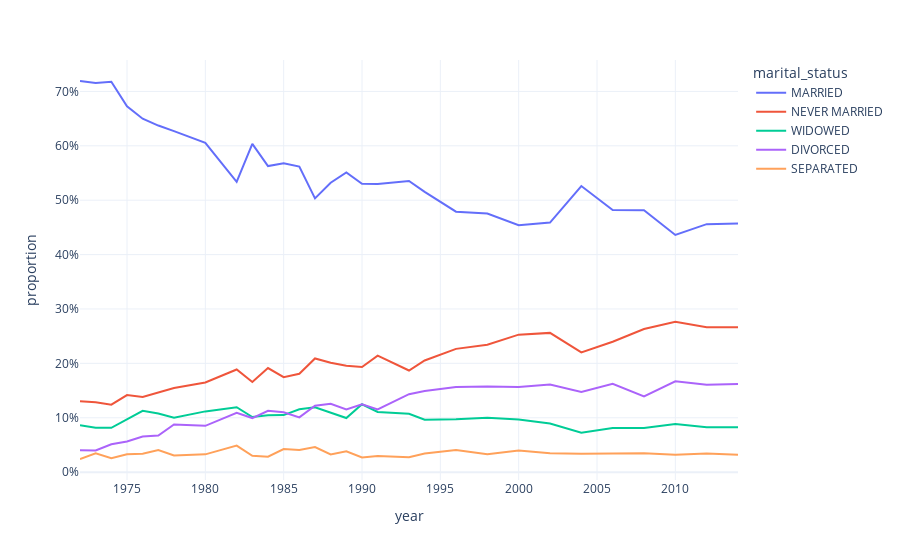

The notebook cell saved with this chart:
### Code cell
# Create a new figure object
fig = px.line(marital_rates,
             x='year',
             y='proportion',
             color='marital_status',
             template='plotly_white')


# Update the y-axis to show percentages
fig.update_yaxes(tickformat=".0%")
# Show the plot
fig.show()

### Figure 1 — Plotly figure (JSON) as saved in the notebook; plotly's stock layout.template omitted (floating-point values rounded to 4 significant figures)
{"data": [{"hovertemplate": "marital_status=MARRIED<br>year=%{x}<br>proportion=%{y}<extra></extra>", "legendgroup": "MARRIED", "line": {"color": "#636efa", "dash": "solid"}, "marker": {"symbol": "circle"}, "mode": "lines", "name": "MARRIED", "orientation": "v", "showlegend": true, "x": [1972, 1973, 1974, 1975, 1976, 1977, 1978, 1980, 1982, 1983, 1984, 1985, 1986, 1987, 1988, 1989, 1990, 1991, 1993, 1994, 1996, 1998, 2000, 2002, 2004, 2006, 2008, 2010, 2012, 2014], "xaxis": "x", "y": [0.7192, 0.7154, 0.7177, 0.6725, 0.6498, 0.6373, 0.627, 0.6056, 0.5339, 0.6035, 0.5628, 0.5678, 0.5619, 0.5033, 0.5321, 0.5511, 0.5303, 0.53, 0.5352, 0.5152, 0.4788, 0.4755, 0.4538, 0.459, 0.526, 0.4818, 0.4817, 0.4361, 0.4559, 0.457], "yaxis": "y", "type": "scatter"}, {"hovertemplate": "marital_status=NEVER MARRIED<br>year=%{x}<br>proportion=%{y}<extra></extra>", "legendgroup": "NEVER MARRIED", "line": {"color": "#EF553B", "dash": "solid"}, "marker": {"symbol": "circle"}, "mode": "lines", "name": "NEVER MARRIED", "orientation": "v", "showlegend": true, "x": [1972, 1973, 1974, 1975, 1976, 1977, 1978, 1980, 1982, 1983, 1984, 1985, 1986, 1987, 1988, 1989, 1990, 1991, 1993, 1994, 1996, 1998, 2000, 2002, 2004, 2006, 2008, 2010, 2012, 2014], "xaxis": "x", "y": [0.1302, 0.1283, 0.124, 0.1416, 0.1381, 0.1471, 0.1548, 0.1649, 0.1887, 0.1657, 0.1914, 0.1747, 0.181, 0.209, 0.2012, 0.1958, 0.1933, 0.2142, 0.1869, 0.2053, 0.2267, 0.2342, 0.2528, 0.2561, 0.2201, 0.2398, 0.2631, 0.2766, 0.2665, 0.2664], "yaxis": "y", "type": "scatter"}, {"hovertemplate": "marital_status=WIDOWED<br>year=%{x}<br>proportion=%{y}<extra></extra>", "legendgroup": "WIDOWED", "line": {"color": "#00cc96", "dash": "solid"}, "marker": {"symbol": "circle"}, "mode": "lines", "name": "WIDOWED", "orientation": "v", "showlegend": true, "x": [1972, 1973, 1974, 1975, 1976, 1977, 1978, 1980, 1982, 1983, 1984, 1985, 1986, 1987, 1988, 1989, 1990, 1991, 1993, 1994, 1996, 1998, 2000, 2002, 2004, 2006, 2008, 2010, 2012, 2014], "xaxis": "x", "y": [0.08617, 0.08178, 0.08154, 0.09664, 0.1127, 0.1078, 0.09993, 0.1117, 0.1194, 0.1013, 0.1045, 0.105, 0.1156, 0.1194, 0.1087, 0.09954, 0.1247, 0.1107, 0.1072, 0.09629, 0.09714, 0.09996, 0.09695, 0.08933, 0.07255, 0.08126, 0.08127, 0.0886, 0.08257, 0.08248], "yaxis": "y", "type": "scatter"}, {"hovertemplate": "marital_status=DIVORCED<br>year=%{x}<br>proportion=%{y}<extra></extra>", "legendgroup": "DIVORCED", "line": {"color": "#ab63fa", "dash": "solid"}, "marker": {"symbol": "circle"}, "mode": "lines", "name": "DIVORCED", "orientation": "v", "showlegend": true, "x": [1972, 1973, 1974, 1975, 1976, 1977, 1978, 1980, 1982, 1983, 1984, 1985, 1986, 1987, 1988, 1989, 1990, 1991, 1993, 1994, 1996, 1998, 2000, 2002, 2004, 2006, 2008, 2010, 2012, 2014], "xaxis": "x", "y": [0.0403, 0.03989, 0.05121, 0.05638, 0.06538, 0.06732, 0.08752, 0.08515, 0.1091, 0.09944, 0.1127, 0.1102, 0.1007, 0.1221, 0.1256, 0.1152, 0.1247, 0.1154, 0.1433, 0.1491, 0.1567, 0.1575, 0.1566, 0.1609, 0.1476, 0.1625, 0.1392, 0.1669, 0.1606, 0.1622], "yaxis": "y", "type": "scatter"}, {"hovertemplate": "marital_status=SEPARATED<br>year=%{x}<br>proportion=%{y}<extra></extra>", "legendgroup": "SEPARATED", "line": {"color": "#FFA15A", "dash": "solid"}, "marker": {"symbol": "circle"}, "mode": "lines", "name": "SEPARATED", "orientation": "v", "showlegend": true, "x": [1972, 1973, 1974, 1975, 1976, 1977, 1978, 1980, 1982, 1983, 1984, 1985, 1986, 1987, 1988, 1989, 1990, 1991, 1993, 1994, 1996, 1998, 2000, 2002, 2004, 2006, 2008, 2010, 2012, 2014], "xaxis": "x", "y": [0.02418, 0.03457, 0.02561, 0.03289, 0.03402, 0.04052, 0.0307, 0.0327, 0.04892, 0.03002, 0.02851, 0.04237, 0.04082, 0.0462, 0.03241, 0.03839, 0.02699, 0.02966, 0.02741, 0.0341, 0.04065, 0.03285, 0.03977, 0.03472, 0.03378, 0.03464, 0.03469, 0.03182, 0.03445, 0.03197], "yaxis": "y", "type": "scatter"}], "layout": {"xaxis": {"anchor": "y", "domain": [0, 1], "title": {"text": "year"}}, "yaxis": {"anchor": "x", "domain": [0, 1], "title": {"text": "proportion"}, "tickformat": ".0%"}, "legend": {"title": {"text": "marital_status"}, "tracegroupgap": 0}, "margin": {"t": 60}}}
